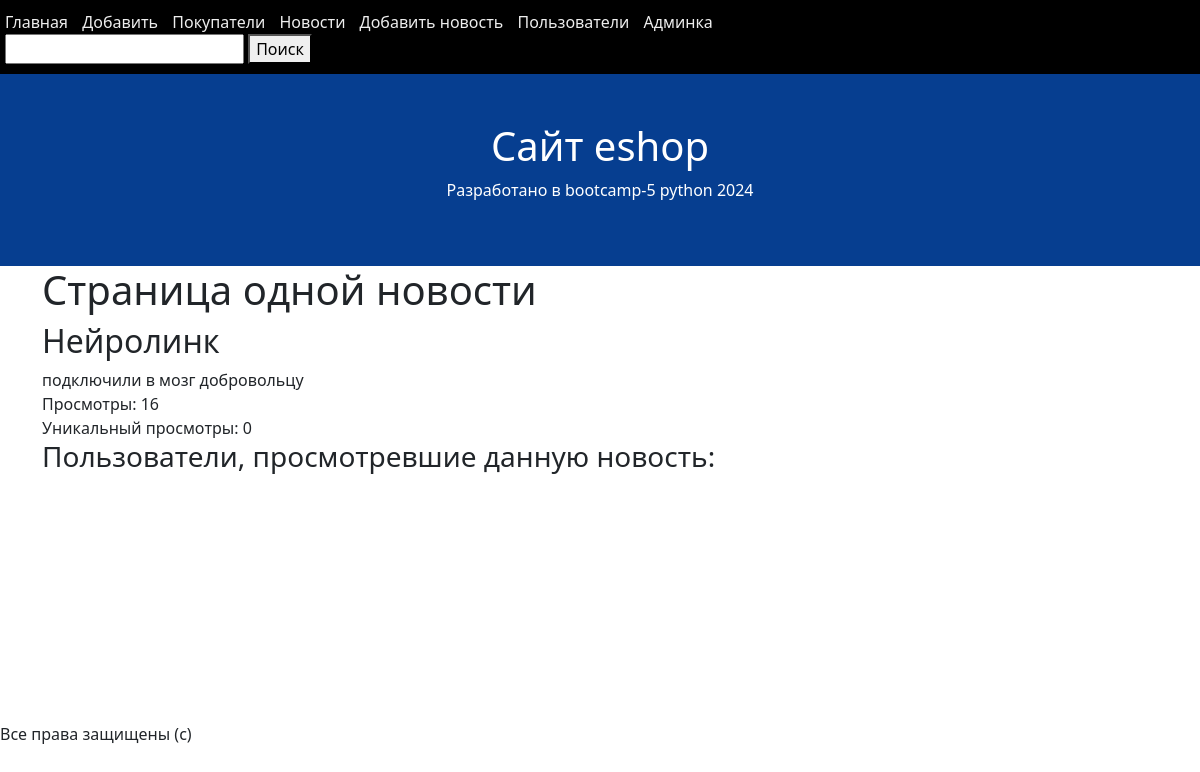
Screenshot of /new-detail/4/ with the database file from the repository.
### news/models.py (models this page shows, shortened)
class New(models.Model):
    title = models.CharField(max_length=50)
    article = models.TextField()
    views = models.IntegerField(default=0)
    user_views = models.ManyToManyField(
        to=User,
        blank=True,
    )

### news/views.py (the view)
# urls.py: path('new-detail/<int:id>/', new_detail, name='new-detail'),
def new_detail(request, id):  # id = 8
    one_new_object = New.objects.get(id=id)  # 1 объект
    one_new_object.views += 1  # меняем значение свойства объекта
    if request.user.is_authenticated:
        one_new_object.user_views.add(request.user)
    one_new_object.save()  # сохраняем в БД
    context = {"new": one_new_object}
    return render(request, 'new.html', context)

### news/templates/new.html (shortened to what this page needs)
{% extends 'base.html' %}
{% block content %}
<h1>Страница одной новости</h1>
<h2>{{ new.title }}</h2>
<div>{{ new.article }}</div>
<div>Просмотры: {{ new.views }}</div>
<div>Уникальный просмотры: {{ new.user_views.count }}</div>
<h3>Пользователи, просмотревшие данную новость:</h3>
{% endblock %}

### rows the page displays
New: title "Нейролинк", article "подключили в мозг добровольцу", views "16", user_views.count "0"
